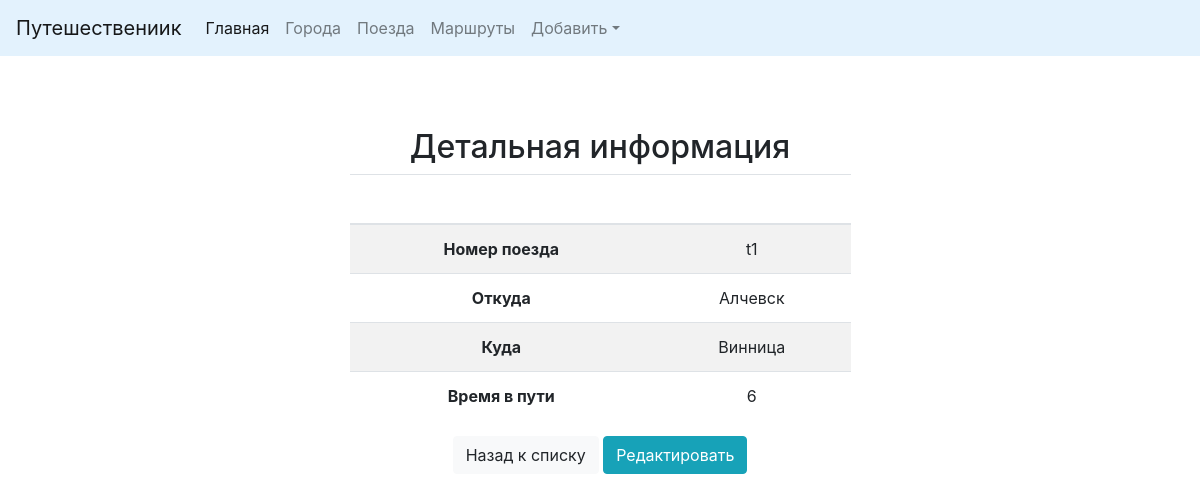
Page /trains/detail/9/ on the earlier database version.
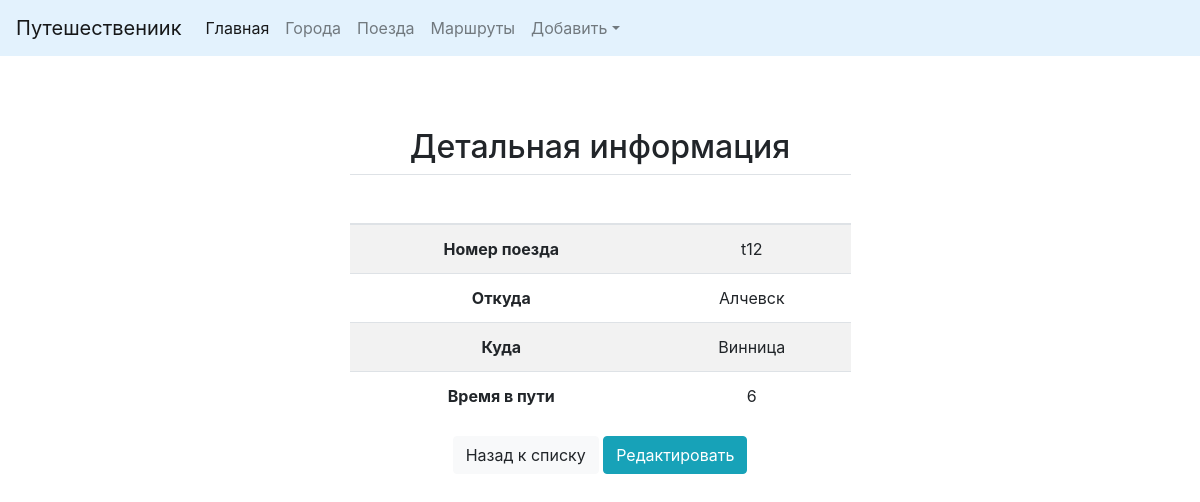
Same page on the later database version.
### trains/models.py (models this page shows, shortened)
class Train(models.Model):
    name = models.CharField(max_length=50, verbose_name='Номер поезда', unique=True)
    from_city = models.ForeignKey(City, verbose_name='Откуда', on_delete=models.CASCADE, related_name="from_city")
    to_city = models.ForeignKey(City, verbose_name='Куда', on_delete=models.CASCADE, related_name="to_city")
    travel_time = models.IntegerField(verbose_name='Время в пути')
    class Meta:
        verbose_name = 'Поезд'
        verbose_name_plural = 'Поезда'
        ordering = ['name']

### cities/models.py (models this page shows, shortened)
class City(models.Model):
    name = models.CharField(max_length=50, verbose_name='Населенный пункт', unique=True)
    class Meta:
        verbose_name = 'Населенный пункт'
        verbose_name_plural = 'Населенные пункты'
        ordering = ['name']
    def __str__(self):
        return self.name

### trains/views.py (the view)
# urls.py: url(r'^detail/(?P<pk>\d+)/$', views.TrainDetail.as_view(), name='detail'),
class TrainDetail(DetailView):
    queryset = Train.objects.all()
    context_object_name = 'object'
    template_name = 'trains/detail.html'

### trains/templates/trains/detail.html (shortened to what this page needs)
{% extends 'base.html' %}
{%load staticfiles%}
{% block content %}
<div  class="container">
    <h2 class="centr"><span>Детальная информация</span></h2>
   <div class="row">
        <div class="col-md-6 mx-auto">
            <table class="table table-striped">
            <thead>
                <tr>
                    <th scope="col">&nbsp;</th>
                    <th scope="col">&nbsp;</th>
                </tr>
            </thead>
            <tbody>
                <tr>
                    <th>Номер поезда</th>
                    <td>{{ object.name }}</td>
                </tr>
                <tr>
                    <th>Откуда</th>
                    <td>{{ object.from_city }}</td>
                </tr>
                <tr>
                    <th>Куда</th>
                    <td>{{ object.to_city }}</td>
                </tr>
                <tr>
                    <th>Время в пути</th>
                    <td>{{ object.travel_time }}</td>
                </tr>
            </tbody>
            </table>
                <a href="{%url 'train:home' %}">
                    <button type="button" class='btn btn-light ' >
                        Назад к списку
                    </button>
                </a>
                <a href="{%url 'train:update' pk=object.id %}">
                    <button type="button" class='btn btn-info ' >
                        Редактировать
                    </button>
                </a>
        </div>
    </div>
</div>
{% endblock %}

Differences in the rows shown:
changed Train "Алчевск": name "t1" → "t12"
